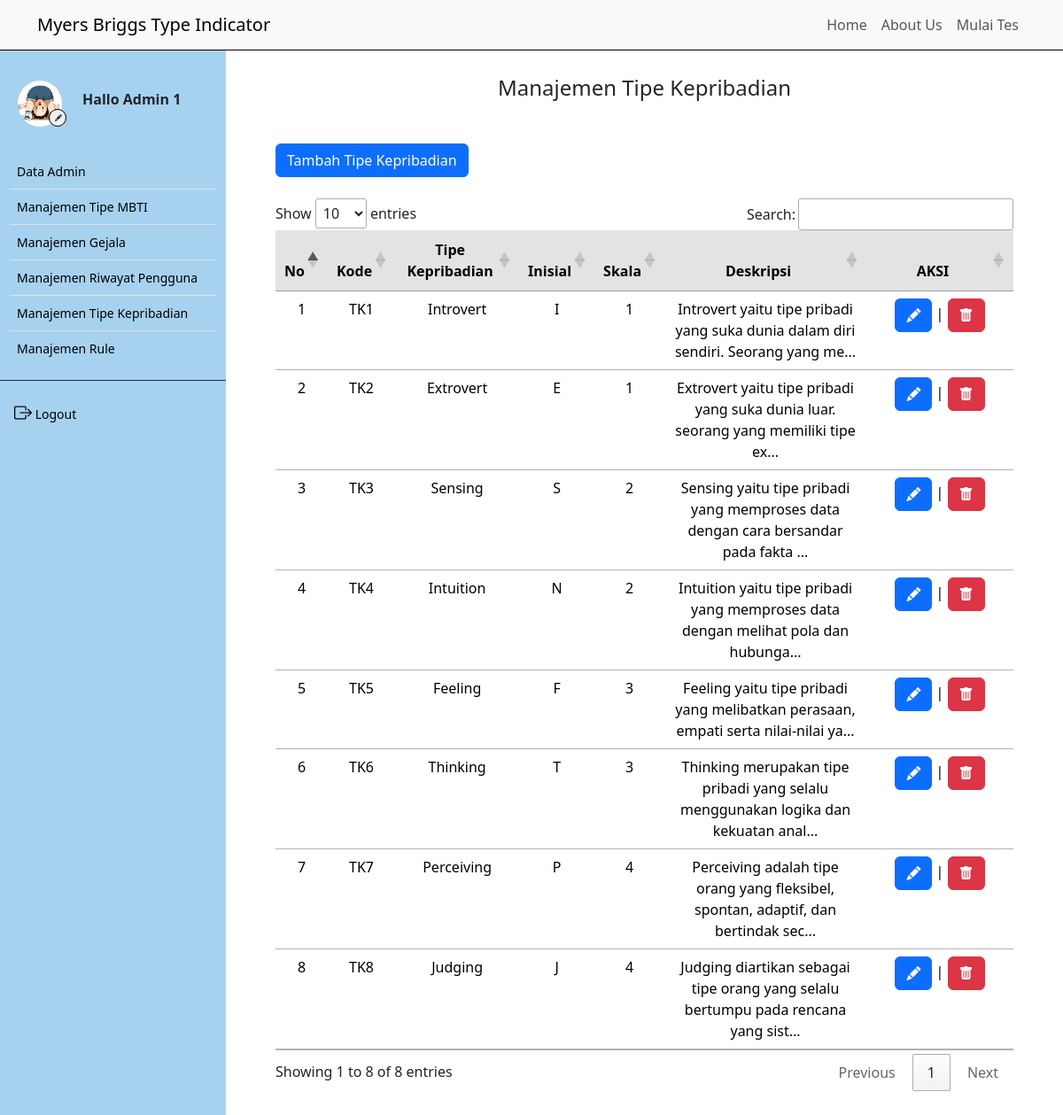
The page /tipe_kepribadian/index.php (signed in) on the database its author committed.
### tables this page shows
CREATE TABLE `user` (
  `iduser` int(11) NOT NULL,
  `nama` varchar(50) NOT NULL,
  `username` varchar(50) NOT NULL,
  `password` varchar(100) NOT NULL,
  `email` varchar(50) NOT NULL,
  `foto` varchar(50) NOT NULL
);

CREATE TABLE `tp_kepribadian` (
  `id_kepribadian` int(11) NOT NULL,
  `kode_kepribadian` varchar(20) NOT NULL,
  `kepribadian` varchar(30) NOT NULL,
  `inisial` varchar(10) NOT NULL,
  `skala` int(5) NOT NULL,
  `deskripsi` text NOT NULL
);

### controller/main.php (called while the page is built, shortened)
<?php
$conn = mysqli_connect("localhost", "root", "", "mbti");
function query($query)
{
    global $conn;
    $result = mysqli_query($conn, $query);
    $rows = [];
    while ($row = mysqli_fetch_assoc($result)) {
        $rows[] = $row;
    }
    return $rows;
}
function generateRandomKey()
{
    $keyLength = 32;
    $randomBytes = openssl_random_pseudo_bytes($keyLength, $strong);
    if (!$strong) {
        $randomBytes = random_bytes($keyLength);
    }
    return base64_encode($randomBytes);
}
function enkripsi($kata)
{
    $key = generateRandomKey();
    $string = openssl_encrypt($kata, 'AES-256-CBC', $key, 0, substr($key, 0, 16));
    $hasilEnkripsi = base64_encode($key . $string);
    return $hasilEnkripsi;
}
function dekripsi($kata)
{
    $string = base64_decode($kata);
    $key = substr($string, 0, 44);
    $enkripsi = substr($string, 44);
    $hasil = openssl_decrypt($enkripsi, 'AES-256-CBC', $key, 0, substr($key, 0, 16));
    return $hasil;
}
?>

### tipe_kepribadian/index.php (the view, shortened to what this page needs)
<?php
require_once '../controller/main.php';
$kepribadian = query("SELECT * FROM tp_kepribadian ORDER BY CAST(skala AS SIGNED)");
?>
<!DOCTYPE html>
<html lang="en">
<head>
    <link href="https://cdn.jsdelivr.net/npm/bootstrap@5.3.2/dist/css/bootstrap.min.css" rel="stylesheet"
 />
    <link rel="stylesheet" href="https://cdn.jsdelivr.net/npm/bootstrap-icons@1.9.1/font/bootstrap-icons.css" />
    <link rel="stylesheet" href="https://cdn.datatables.net/1.13.4/css/jquery.dataTables.min.css">
    <link rel="stylesheet" href="../style.css">
</head>
<body>
    <div class="content">
        <?php
        require_once('../navbar/navbar_inside.php');
        ?>
        <div class="main-container m-0">
            <div class="d-flex">
                <?php
                require_once('../navbar/sidebar_inside.php');
                ?>
                <div class="contents" style="margin: 75px 0; padding: 10px 40px;">
                    <h4 class="text-center">Manajemen Tipe Kepribadian</h4>
                    <div class="ms-3 mt-5">
                        <a href="../tipe_kepribadian/input.php">
                            <button class="btn btn-primary">Tambah Tipe Kepribadian</button>
                        </a>
                    </div>
                    <div class="tabel mx-3 mt-4">
                        <table id="example" class="table table-hover text-center">
                            <thead>
                                <tr class="table-secondary">
                                    <th class="text-center" scope="col">No</th>
                                    <th class="text-center" scope="col">Kode</th>
                                    <th class="text-center" scope="col">Tipe Kepribadian</th>
                                    <th class="text-center" scope="col">Inisial</th>
                                    <th class="text-center" scope="col">Skala</th>
                                    <th class="text-center" scope="col">Deskripsi</th>
                                    <th class="text-center" scope="col" style="width: 130px;">AKSI</th>
                                </tr>
                            </thead>
                            <tbody>
                                <?php
                                $i = 1;
                                foreach ($kepribadian as $k):
                                    ?>
                                    <tr>
                                        <td>
                                            <?= $i; ?>
                                        </td>
                                        <td>
                                            <?= $k['kode_kepribadian']; ?>
                                        </td>
                                        <td>
                                            <?= $k['kepribadian']; ?>
                                        </td>
                                        <td>
                                            <?= $k['inisial']; ?>
                                        </td>
                                        <td>
                                            <?= $k['skala']; ?>
                                        </td>
                                        <td class="truncate">
                                            <?php
                                            $deskripsi_terbatas = substr($k['deskripsi'], 0, 80);
                                            echo $deskripsi_terbatas;
                                            if (strlen($k['deskripsi']) > 80) {
                                                echo '...';
                                            }
                                            ?>
                                        </td>
                                        <td>
                                            <a class="text-decoration-none"
                                                href="edit.php?id=<?= enkripsi($k['id_kepribadian']); ?>">
                                                <button class="btn btn-primary"><i class="bi bi-pencil-fill"></i></button>
                                            </a>
                                            |
                                            <a class="delete bg-danger" id="delete"
                                                onclick="confirmDelete(<?= $k['id_kepribadian']; ?>)">
                                                <button class="btn btn-danger"><i class="bi bi-trash-fill"></i></button>
                                            </a>
                                        </td>
                                    </tr>
                                    <?php
                                    $i++;
                                endforeach;
                                ?>
                            </tbody>
                        </table>
                    </div>
                </div>
            </div>
        </div>
</body>
</html>

### navbar/sidebar_inside.php (shortened to what this page needs)
<?php
require_once '../controller/main.php';
$id_user = dekripsi($_COOKIE['SPmbti']);
$user = query("SELECT * FROM user WHERE iduser = $id_user")[0];
?>
<div class="sidebar" id="side_nav">
    <div class="content-side">
        <div class="profil pt-4">
            <div class="row d-flex align-items-center">
                <div class="col-sm-4 me-0">
                    <img src="../image/<?= $user['foto']; ?>" class="rounded-circle" alt="profi">
                    <a href="../profil">
                        <button class="rounded-circle"><i class="bi bi-pencil-fill"></i></button>
                    </a>
                </div>
                <div class="col-sm-8 m-0">
                    <h6 class="fw-bold">
                        Hallo
                        <?= $user['nama']; ?>
                    </h6>
                </div>
            </div>
        </div>
        <div class="">
            <ul class="list-group list-group-flush pt-4 fw-medium">
                <li class="list-group-item">
                    <a href="../admin/data_admin.php" class="text-decoration-none d-block">
                        <span>Data Admin</span>
                    </a>
                </li>
                <li class="list-group-item">
                    <a href="../tipe_mbti" class="text-decoration-none d-block">
                        <span>Manajemen Tipe MBTI</span>
                    </a>
                </li>
                <li class="list-group-item">
                    <a href="../gejala" class="text-decoration-none d-block">
                        <span>Manajemen Gejala</span>
                    </a>
                </li>
                <li class="list-group-item">
                    <a href="../riwayat" class="text-decoration-none d-block">
                        <span>Manajemen Riwayat Pengguna</span>
                    </a>
                </li>
                <li class="list-group-item">
                    <a href="../tipe_kepribadian" class="text-decoration-none d-block">
                        <span>Manajemen Tipe Kepribadian</span>
                    </a>
                </li>
                <li class="list-group-item">
                    <a href="rule" class="text-decoration-none d-block">
                        <span>Manajemen Rule</span>
                    </a>
                </li>
            </ul>
        </div>
        <hr class="hr-color">
        <ul class="list-unstyled fw-medium pb-5">
            <li>
                <a href="../logout.php" class="text-decoration-none d-block">
                    <i class="bi bi-box-arrow-right fs-5"></i>
                    <span>Logout</span>
                </a>
            </li>
        </ul>
    </div>
</div>

### style.css (style rules this page uses)
.content, .contents { min-height: 100vh; width: 100%; }
.sidebar { background: #7ebeeab0; min-width: 255px; max-width: 255px; transition: all ease-in 0.3s; min-height: 100vh; }
hr.hr-color { color: #272247; opacity: 1; }
.sidebar ul { padding: 0 11px; }
.sidebar li a { color: black; padding: 5px; font-size: 14px; margin-left: 0; }
.sidebar .list-group-item { padding: 4px 3px; }
.sidebar .list-group-item { background-color: transparent; }
.content-side { position: fixed; margin-top: 60px; width: 255px; }
.sidebar .profil img { width: 50px; height: 66px; margin-left:20px; padding: 7px 0; display: block; transition: all ease-in 0.3s; object-fit: cover; }
.sidebar .profil button { border: 1px solid black; position: absolute; margin-top: -27px; margin-left: 55px; width: 20px; height: 20px; }
.sidebar .profil button i { font-size: 8px; color: #272247; margin-top: -6px; margin-left: -3px; position: absolute; }

### rows shown on the page
user: foto (picture), nama "Admin 1"
tp_kepribadian: kode_kepribadian "TK1", kepribadian "Introvert", inisial "I", skala "1", deskripsi "Introvert yaitu tipe pribadi yang suka dunia dalam diri sendiri. Seorang yang me"
tp_kepribadian: kode_kepribadian "TK2", kepribadian "Extrovert", inisial "E", skala "1", deskripsi "Extrovert yaitu tipe pribadi yang suka dunia luar. seorang yang memiliki tipe ex"
tp_kepribadian: kode_kepribadian "TK3", kepribadian "Sensing", inisial "S", skala "2", deskripsi "Sensing yaitu tipe pribadi yang memproses data dengan cara bersandar pada fakta"
tp_kepribadian: kode_kepribadian "TK4", kepribadian "Intuition", inisial "N", skala "2", deskripsi "Intuition yaitu tipe pribadi yang memproses data dengan melihat pola dan hubunga"
tp_kepribadian: kode_kepribadian "TK5", kepribadian "Feeling", inisial "F", skala "3", deskripsi "Feeling yaitu tipe pribadi yang melibatkan perasaan, empati serta nilai-nilai ya"
tp_kepribadian: kode_kepribadian "TK6", kepribadian "Thinking", inisial "T", skala "3", deskripsi "Thinking merupakan tipe pribadi yang selalu menggunakan logika dan kekuatan anal"
tp_kepribadian: kode_kepribadian "TK7", kepribadian "Perceiving", inisial "P", skala "4", deskripsi "Perceiving adalah tipe orang yang fleksibel, spontan, adaptif, dan bertindak sec"
tp_kepribadian: kode_kepribadian "TK8", kepribadian "Judging", inisial "J", skala "4", deskripsi "Judging diartikan sebagai tipe orang yang selalu bertumpu pada rencana yang sist"
